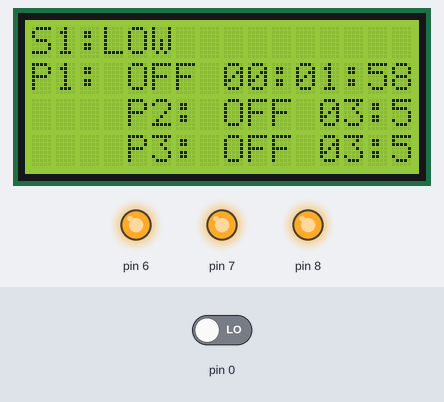
The sketch below on a simulated Arduino Uno, built with avr-gcc and run on an emulated ATmega328P. Parts: 16×4 character LCD, output pins drawn as LEDs (lit = HIGH). The test bench sets the inputs (shaded band); at power-on: pin 0 LOW.

Above: at 1.2 s.
1.3 s: pin 0 driven HIGH
At 3.0 s:
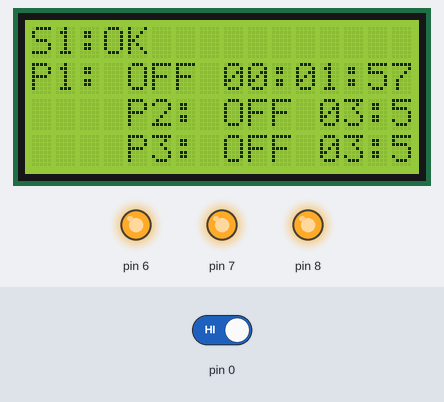
4.3 s: pin 0 driven LOW
At 5.6 s:
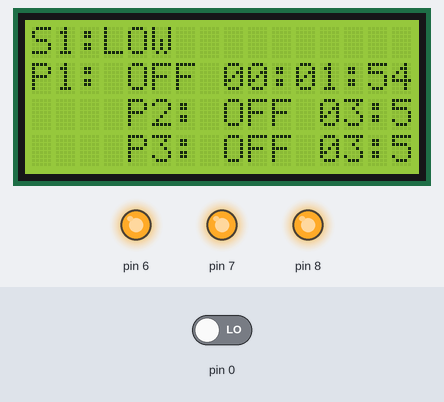
6.7 s: pin 0 driven HIGH
At 8.9 s:
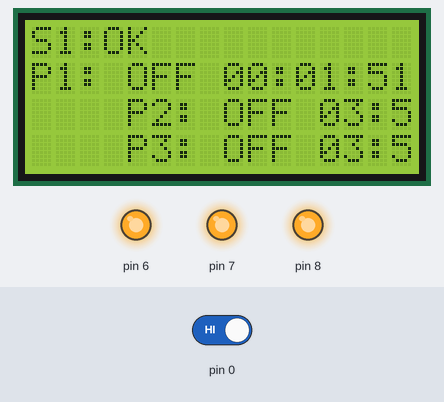
Timing chart, 0 to 10.4 s (numbered marks = the images above; inputs shaded):
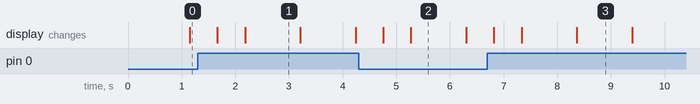

The sketch:

WaterFiltrationSystem.ino
```cpp
#include <LiquidCrystal_I2C.h>
#include <Pump.h>
#include <WaterLevelSensor.h>
#include <TimeFormatter.h>

const int sensor_lcd_row = 0;
 // delay between turning on/off the pump. This is to prevent multiple pumps from turning on/off at the same time
const unsigned long toggle_delay_ms = 2000;

// function prototype, needed when passing class reference
void initializePump(Pump &pump, int number, unsigned long feedingIntervalInMs, unsigned long feedingDurationInMs);
void monitorPump(Pump &pump);
void updatePumpStatus(Pump &pump, bool turnOn);

LiquidCrystal_I2C _lcd(0x27, 16, 4);  // Change the I2C address if necessary

Pump _pump1(6);
Pump _pump2(7);
Pump _pump3(8);

WaterLevelSensor _sensor1 = WaterLevelSensor(0);

void setup()
{
  _lcd.begin(16, 4);
  _lcd.backlight();

  initializePump(
    _pump1,
    1, // pump number
    TimeFormatter().withHours(0).withSeconds(120).toMillis(), // feeding interval
    TimeFormatter().withSeconds(23).toMillis()); // feeding duration

  initializePump(
    _pump2,
    2, // pump number
    TimeFormatter().withHours(4).toMillis(), // feeding interval
    TimeFormatter().withSeconds(20).toMillis());

  initializePump(
    _pump3,
    3, // pump number
    TimeFormatter().withHours(4).toMillis(), // feeding interval
    TimeFormatter().withSeconds(25).toMillis());
}

void loop()
{
  monitorPump(_pump1);
  monitorPump(_pump2);
  monitorPump(_pump3);

  monitorSensors();
  delay(500);
}

void monitorSensors()
{
  _lcd.setCursor(0, sensor_lcd_row);
  _lcd.print("S1:" + _sensor1.currentLevel());

  if (!_sensor1.isAboveMinimum())
  {
    _pump2.isEnabled = false;
    _pump3.isEnabled = false;
  }
}

void initializePump(Pump &pump, int number, unsigned long feedingIntervalInMs, unsigned long feedingDurationInMs)
{
  pump.feedingIntervalInMs = feedingIntervalInMs;
  pump.feedingDurationInMs = feedingDurationInMs;
  pump.number = number;

  _lcd.setCursor(0, number);
  _lcd.print("P" + String(number) + ": OFF");
}

void monitorPump(Pump &pump)
{
  if (!pump.isEnabled)
  {
    if (pump.isOn)
    {
      updatePumpStatus(pump, false);
    }
    // This will prevent the pump from turning on and timer from starting
    return;
  }

  unsigned long timePassed = pump.timePassedSinceLastOn();

  if (!pump.isOn)
  {
    if(timePassed > pump.feedingIntervalInMs)
    {
      updatePumpStatus(pump, true);
      return;
    }

    updatePumpRemainingTime(pump.number, TimeFormatter().withMilliSeconds(pump.feedingIntervalInMs - timePassed).toReadableTime());
  }
  else
  {
    if(timePassed > pump.feedingDurationInMs)
    {
      updatePumpStatus(pump, false);
      return;
    }

    updatePumpRemainingTime(pump.number, TimeFormatter().withMilliSeconds(pump.feedingDurationInMs - timePassed).toReadableTime());
  }
}

void updatePumpStatus(Pump &pump, bool turnOn)
{
  _lcd.setCursor(4, pump.number);

  if (turnOn)
  {
    pump.turnOn(toggle_delay_ms);

    // We are adding space to clear the previous timer
    _lcd.print("ON");
  }
  else
  {
    pump.turnOff();
    _lcd.print("OFF");
  }

  updatePumpRemainingTime(pump.number, "--:--:--");
}

/**
 * Updates the display with the remaining time for the pump to change its status
 * @param pumpNumber The pump number
 * @param remainingTime The remaining time in HH:MM:SS format
 */
void updatePumpRemainingTime(int pumpNumber, const String& remainingTime)
{
  _lcd.setCursor(8, pumpNumber);
  _lcd.print(remainingTime);
}
```

Measured:
- after the input at 1.3 s, the display: first changes after 0.37 s (image 1 shows a later state)
- after the input at 4.3 s, the display: first changes after 0.46 s (image 2 shows a later state)
- after the input at 6.7 s, the display: first changes after 0.12 s (image 3 shows a later state)
- what the display in image 1 shows lasts 1.0 s, from 2.2 s to 3.2 s
